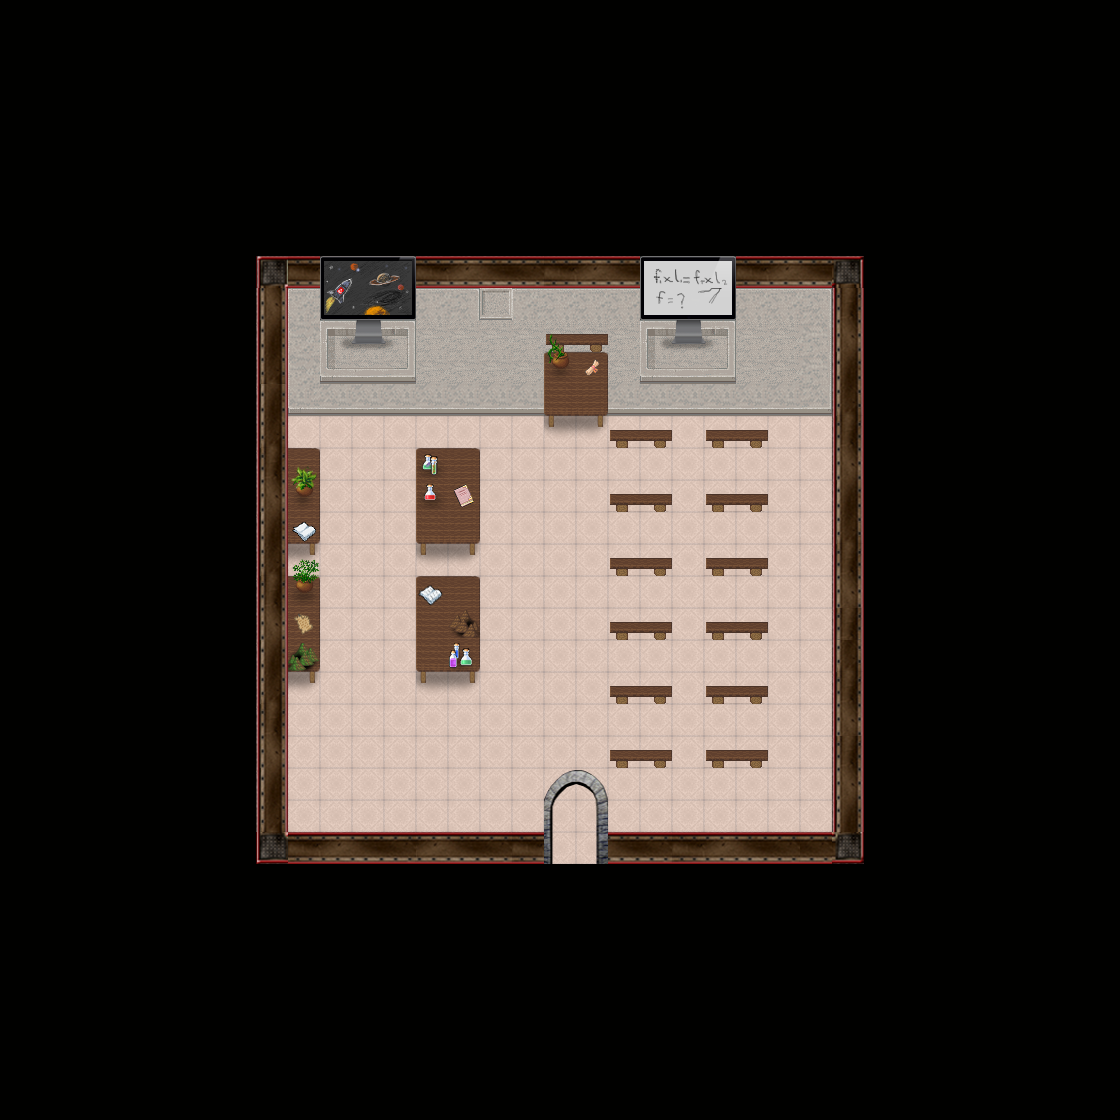

A 2D game scene composited from a Tiled map and its tileset images. What follows is a short description and the map's XML, with each tile layer's data collapsed to a summary:
An orthogonal 35x35 tile map with 32x32 px tiles, 3 tile layers (Ground, Fringe, Top), 2 hidden layers not drawn, 10 tilesets.

<map version="1.0" orientation="orthogonal" width="35" height="35" tilewidth="32" tileheight="32">
 <tileset firstgid="1" name="siyah" tilewidth="32" tileheight="32">
  <image source="../graphics/tiles/elektroadd/siyah.png" />
 </tileset>
 <tileset firstgid="2" name="tas" tilewidth="32" tileheight="32">
  <image source="../graphics/tiles/elektroadd/tas_bina3.png" />
 </tileset>
 <tileset firstgid="172" name="kaplama" tilewidth="32" tileheight="32">
  <image source="../graphics/tiles/elektroadd/kaplamalar.png" />
 </tileset>
 <tileset firstgid="190" name="kapi" tilewidth="32" tileheight="32">
  <image source="../graphics/tiles/elektroadd/kapiacikic.png" />
 </tileset>
 <tileset firstgid="196" name="collosion" tilewidth="32" tileheight="32">
  <image source="../graphics/tiles/elektroadd/collision.png" />
 </tileset>
 <tileset firstgid="198" name="tahta" tilewidth="32" tileheight="32">
  <image source="../graphics/tiles/elektroadd/karatahtalar.png" />
 </tileset>
 <tileset firstgid="246" name="siralar" tilewidth="32" tileheight="32">
  <image source="../graphics/tiles/elektroadd/malzemeler.png" />
 </tileset>
 <tileset firstgid="346" name="altlik" tilewidth="32" tileheight="32">
  <image source="../graphics/tiles/elektroadd/lambaalti.png" />
 </tileset>
 <tileset firstgid="348" name="malzeme" tilewidth="32" tileheight="32">
  <image source="../graphics/tiles/elektroadd/malzemeler2.png" />
 </tileset>
 <tileset firstgid="364" name="kaldirim" tilewidth="32" tileheight="32">
  <image source="../graphics/tiles/elektroadd/kaldirimlar.png" />
 </tileset>
 <layer name="Ground" width="35" height="35">
  <data>[1225 cells, 1225 non-empty, 30 distinct tile ids]</data>
 </layer>
 <layer name="Fringe" width="35" height="35">
  <data>[1225 cells, 62 non-empty, 13 distinct tile ids]</data>
 </layer>
 <layer name="Top" width="35" height="35">
  <data>[1225 cells, 34 non-empty, 34 distinct tile ids]</data>
 </layer>
 <layer name="Collision" width="35" height="35" visible="0">
  <data>[1225 cells, 955 non-empty, 1 distinct tile ids]</data>
 </layer>
 <layer name="Objects" width="35" height="35" visible="0">
  <data>[1225 cells, 0 non-empty, 0 distinct tile ids]</data>
 </layer>
</map>
